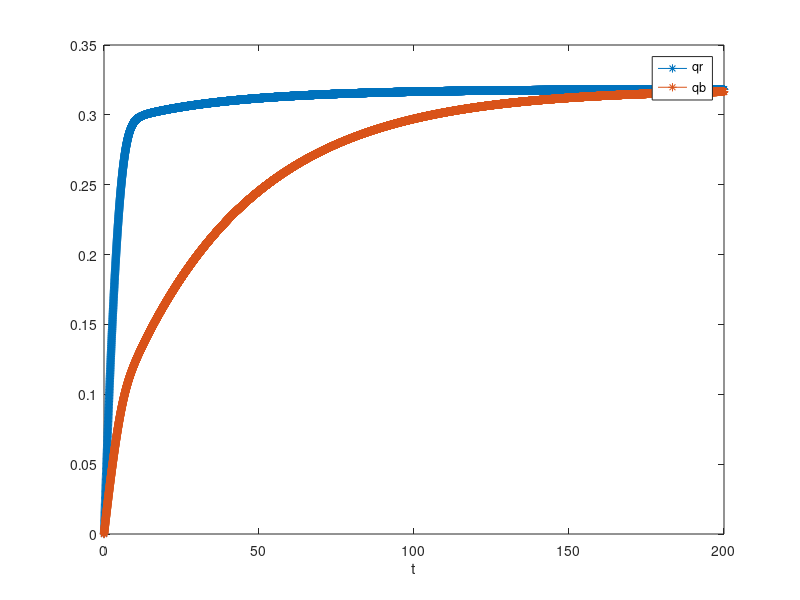
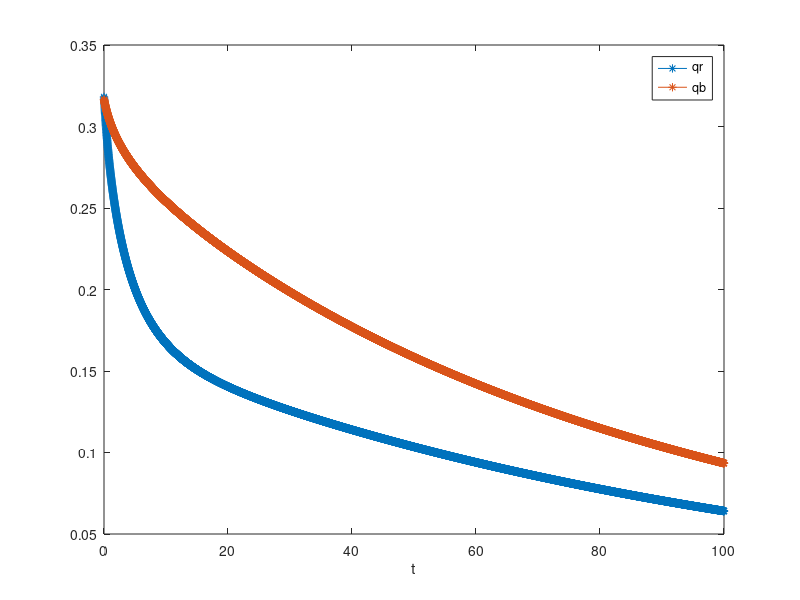
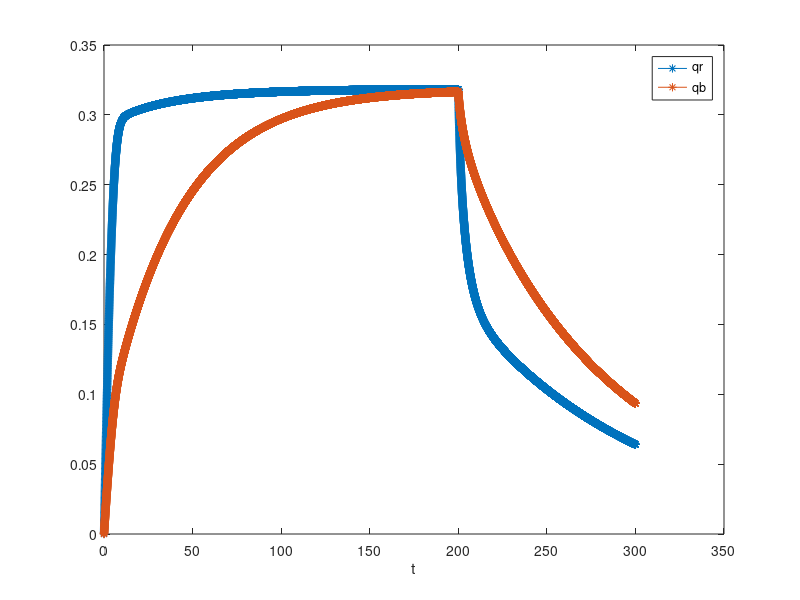

Reproduce these figures in MATLAB, in order.
%Solution of the equations for an AC grain (local problem)
%Explicit method (forward Euler)
% 1) Run the code and analyze the plots
% 2) Solve also the unloading problem: load for 200s, and unload (c_ext=0)
% for 100s

%BAX 1500
epse = 0.37; epsp = 0.8; rhoS = 2.22e6; K = 3.e-3; qm = 0.4; %Porosity constants, Laumuir's isoterm constants.
Dp=1.e-8; %Difusion intraparticular
B= 1;  %The constant related to the boundary condition (B.C) mass transfer. (small B, absorb slowly, big B, faster absortion)
R=0.002; %Radius of the bullet.

c_ext = 1300; %Exterior concentration

L=@(q) q./(K*(qm-q)); %Laumir's isoterm.
dL=@(q) qm./(K*(qm-q).^2);

Tfinal = 200;
dt = 0.01;  
nOfTimeSteps = round(Tfinal/dt);

alpha = Dp*B/R; beta=35*Dp/(R^2);
qb=zeros(nOfTimeSteps+1,1); qR=qb;

%Loop for time steps
for n=1:nOfTimeSteps
    cmL=c_ext-L(qR(n));
    qb(n+1)=qb(n)+dt*3*alpha*cmL;
    qR(n+1)=qR(n)+dt*(beta*(qb(n)-qR(n))+10*alpha*cmL);
end

ts = [0:nOfTimeSteps]*dt;
figure(1)
plot(ts,[qR,qb],'-*'), legend('qr','qb'),xlabel('t')

Tfinal = 100;
dt = 0.01;
nOfTimeStepsUnloading = round(Tfinal/dt);
qbLoading=qb; qRLoading=qR;
qb = zeros(nOfTimeStepsUnloading+1,1); qR = qb;
qb(1) = qbLoading(end); qR(1) = qRLoading(end);
c_ext = 0;

%Loop for time steps
for n=1:nOfTimeStepsUnloading
    cmL=c_ext-L(qR(n));
    qb(n+1)=qb(n)+dt*3*alpha*cmL;
    qR(n+1)=qR(n)+dt*(beta*(qb(n)-qR(n))+10*alpha*cmL);
end


ts = [0:nOfTimeStepsUnloading]*dt;
figure(2)
plot(ts,[qR,qb],'-*'), legend('qr','qb'),xlabel('t')

ts = [0:nOfTimeSteps + nOfTimeStepsUnloading+1]*dt;
figure(3)
qRT = [qRLoading;qR];
qbT = [qbLoading;qb];
plot(ts,[qRT,qbT], '-*'), legend('qr', 'qb'),xlabel('t')

% sigma = ( ((1-epse)/epse)*3*Dp*B/R )*((1-epsp)*rhoS-epsp*dL(qb));
% figure(2)
% plot(ts(2:end),sigma(2:end)), ylabel('sigma'), xlabel('t')
% 
